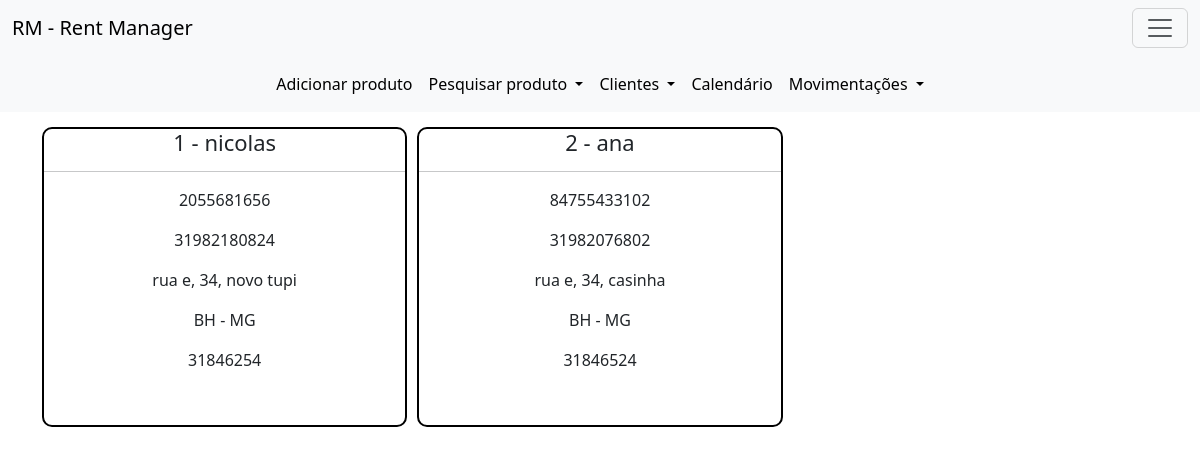
The app's page /clientes, older data.
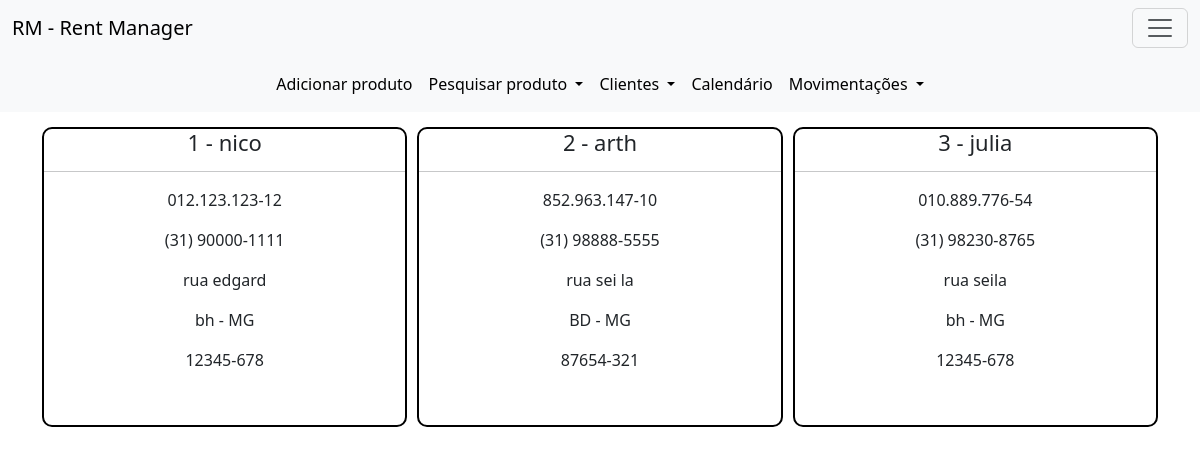
The same page, newer data.
### models.py (models this page shows)
class Clientes(database.Model, UserMixin):
    id = database.Column(database.Integer, primary_key=True)
    nome = database.Column(database.String, nullable=False)
    telefone = database.Column(database.String, nullable=False)
    endereco = database.Column(database.Text, nullable=False)
    cidade = database.Column(database.String, nullable=False)
    uf = database.Column(database.String, nullable=False) #multipla escolha
    cep = database.Column(database.String, nullable=False)
    cpf = database.Column(database.String, nullable=False)
    c_aluguel = database.relationship('Alugueis', backref='clientes', lazy=True)

### routes.py (the view)
@app.route('/clientes', methods=['GET', 'POST'])
def clientes():
    cliente = Clientes.query.with_entities(Clientes.id, Clientes.nome, Clientes.cpf, Clientes.telefone, Clientes.endereco, Clientes.cidade, Clientes.uf, Clientes.cep).all()
    return render_template('clientes.html', cliente=cliente)

### templates/clientes.html
{% extends "base.html" %}
{% block head %}
    <link rel="stylesheet" href="../static/css/clientes.css">
{% endblock %}
{% block body %}
    <div class="container">
        <div class="painel" style="text-align: center;">
            {% for id, nome, cpf, telefone, endereco, cidade, uf, cep in cliente %}
                <div class="client" style="border: 2px solid black;">
                    <h2>{{ id }} - {{ nome }}</h2>
                    <hr>
                    <p>{{ cpf }}</p>
                    <p>{{ telefone }}</p>
                    <p>{{ endereco }}</p>
                    <p>{{ cidade }} - {{ uf }}</p>
                    <p>{{ cep }}</p>
                </div>
            {% endfor %}
        </div>
    </div>
{% endblock %}

Row changes from the older to the newer data that the page shows:
changed Clientes id 1: nome "nicolas" → "nico"; cpf "2055681656" → "012.123.123-12"; telefone "31982180824" → "(31) 90000-1111"; endereco "rua e, 34, novo tupi" → "rua edgard"; cidade "BH" → "bh"; cep "31846254" → "12345-678"
changed Clientes id 2: nome "ana" → "arth"; cpf "84755433102" → "852.963.147-10"; telefone "31982076802" → "(31) 98888-5555"; endereco "rua e, 34, casinha" → "rua sei la"; cidade "BH" → "BD"; cep "31846524" → "87654-321"
added Clientes: id "3", nome "julia", cpf "010.889.776-54", telefone "(31) 98230-8765", endereco "rua seila", cidade "bh", uf "MG", cep "12345-678"
